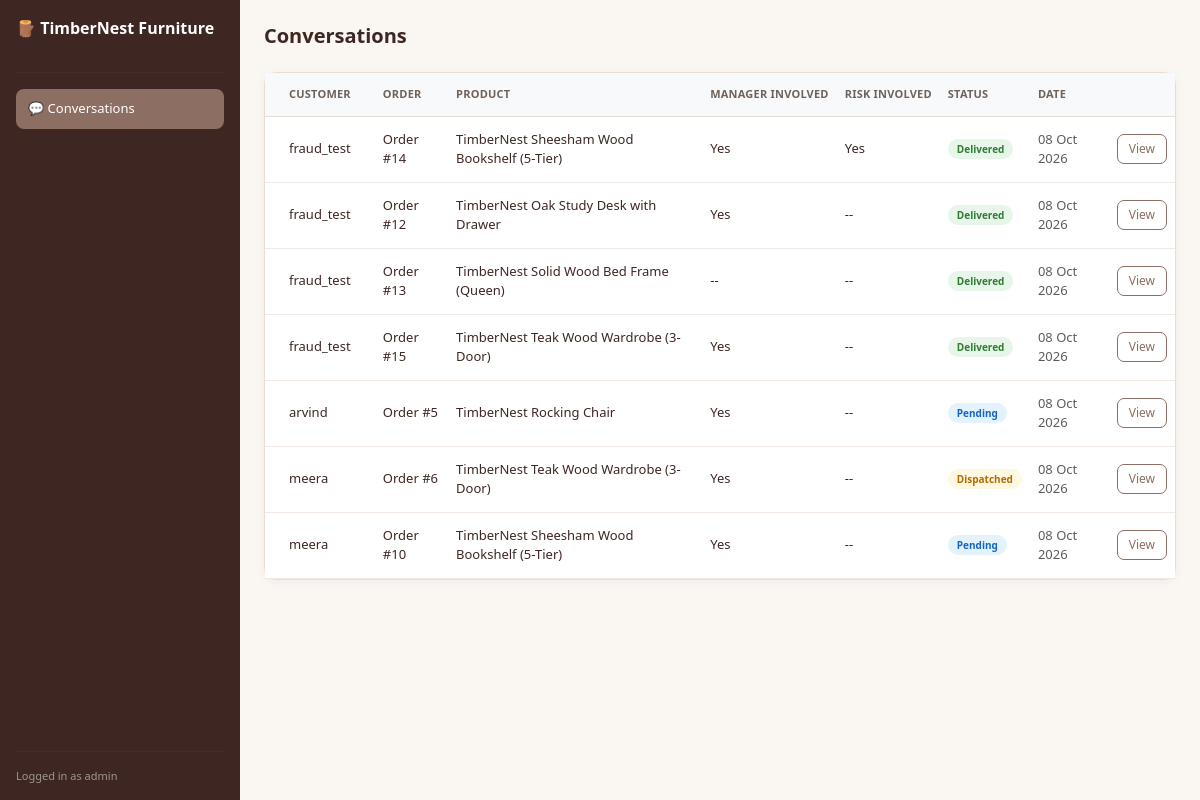
/supports/dashboard/ (signed in), run on an earlier commit of the app's database.
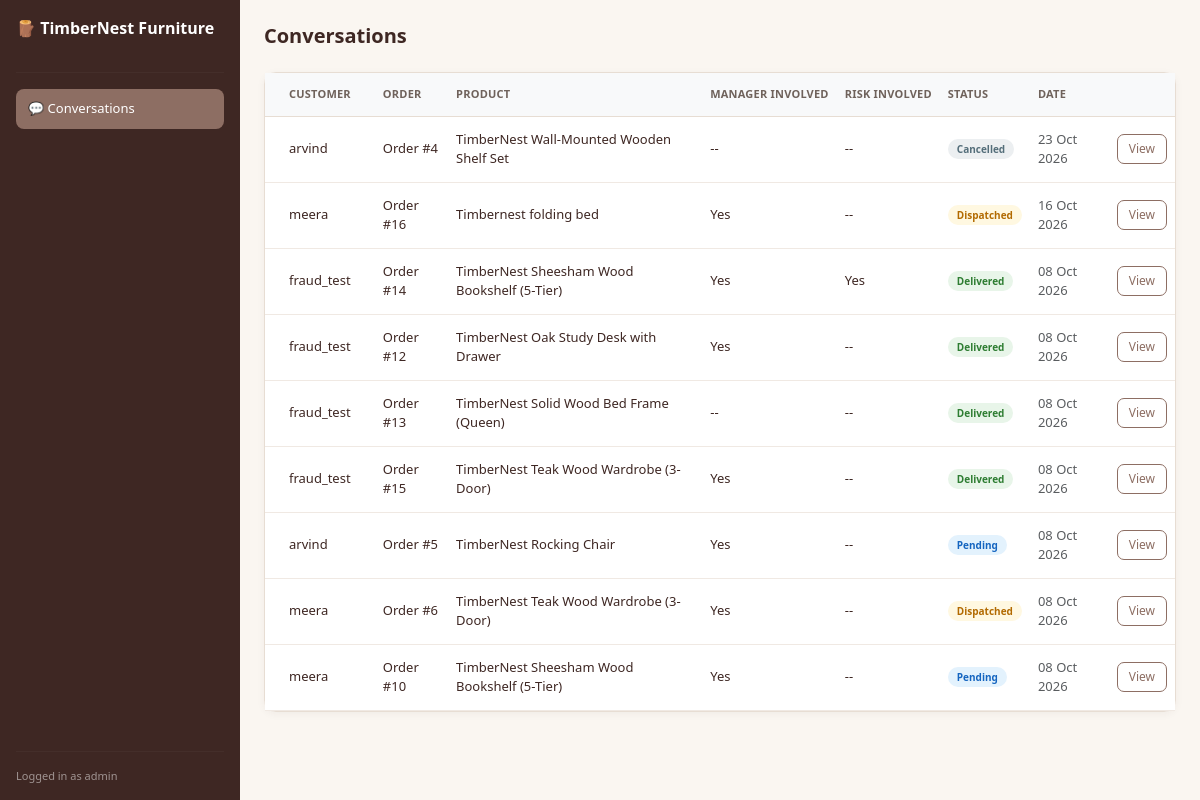
And on a later commit of the database.
### supports/models.py (models this page shows)
class Conversation(models.Model):
    user = models.ForeignKey(User, on_delete=models.CASCADE, related_name="conversations")
    order = models.ForeignKey(Order, on_delete=models.CASCADE, related_name="conversations")
    created_at = models.DateTimeField(auto_now_add=True, null=True)
    @property
    def manager_involve(self):
        return self.agent_log.filter(event_type="manager").exists()
    @property
    def risk_assessed(self):
        return self.agent_log.filter(event_type="risk").exists()
    def __str__(self):
        return f"Conversation #{self.user.username} / Order #{self.order.id}"

### orders/models.py (models this page shows, shortened)
class Order(models.Model):
    STATUS_CHOICE = [
        ("pending", "Pending"),
        ("dispatched", "Dispatched"),
        ("delivered", "Delivered"),
        ("cancelled", "Cancelled")
    ]
    user = models.ForeignKey(User, on_delete=models.CASCADE, related_name="orders")
    product = models.ForeignKey(Product, on_delete=models.SET_NULL, null=True, related_name="orders")
    product_name = models.CharField(max_length=255)
    amount = models.DecimalField(max_digits=10, decimal_places=2)
    status = models.CharField(max_length=100, choices=STATUS_CHOICE, default="pending")
    carrier = models.CharField(max_length=100, blank=True)
    tracking_number = models.CharField(max_length=100, blank=True)
    delivery = models.TextField(blank=True)
    created_at = models.DateTimeField(auto_now_add=True)
    updated_at = models.DateTimeField(auto_now=True, null=True)

### supports/views.py (the view)
# urls.py: path("dashboard/", views.dashboard, name="dashboard"),
@staff_member_required
def dashboard(request):
    conversations = Conversation.objects.all().order_by("-created_at")
    print("conversation ====>> ", conversations)
    context = {
        "conversations": conversations
    }
    return render(request, "supports/dashboard.html", context)

### templates/supports/dashboard.html
{% extends "supports/dashboard_base.html" %}
 {% block content %}
<div class="flex-grow-1 p-4">
  <h5 class="fw-bold mb-4">Conversations</h5>
  <div class="card">
    <div class="table-responsive">
      <table class="table table-hover mb-0">
        <thead class="table-light">
          <tr style="font-size: 12px">
            <th class="px-4">Customer</th>
            <th>Order</th>
            <th>Product</th>
            <th>Manager Involved</th>
            <th>Risk Involved</th>
            <th>Status</th>
            <th>Date</th>
            <th></th>
          </tr>
        </thead>
        <tbody style="font-size: 13px" class="align-middle">
          {% for conv in conversations %}
          <tr>
            <td class="px-4">{{ conv.user.username }}</td>
            <td>Order #{{ conv.order.id }}</td>
            <td>{{ conv.order.product_name|truncatewords:15 }}</td>
            <td>
              {% if conv.manager_involve %}
              <span>Yes</span>
              {% else %}
              <span>--</span>
              {% endif %}
            </td>
            <td>
              {% if conv.risk_assessed %}
              <span>Yes</span>
              {% else %}
              <span>--</span>
              {% endif %}
            </td>
            <td>
              <span class="status-badge status-{{ conv.order.status|slugify }}"
                >{{ conv.order.status }}</span
              >
            </td>
            <td class="text-muted">{{ conv.created_at|date:"d M Y" }}</td>
            <td>
              <a
                href="{% url 'conversation_detail' conv.id %}"
                class="btn btn-sm btn-tn"
                >View</a
              >
            </td>
          </tr>
          {% empty %}
          <tr>
            <td colspan="6" class="text-center text-muted py-4">
              No conversations yet.
            </td>
          </tr>
          {% endfor %}
        </tbody>
      </table>
    </div>
  </div>
</div>
{% endblock %}

What changed in the data, as far as the page shows it:
added Conversation: user.username "arvind", order.id "4", order.product_name "TimberNest Wall-Mounted Wooden Shelf Set", order.status "Cancelled", created_at "23 Oct 2026"
added Conversation: user.username "meera", order.id "16", order.product_name "Timbernest folding bed", shows "Yes", order.status "Dispatched", created_at "16 Oct 2026"
